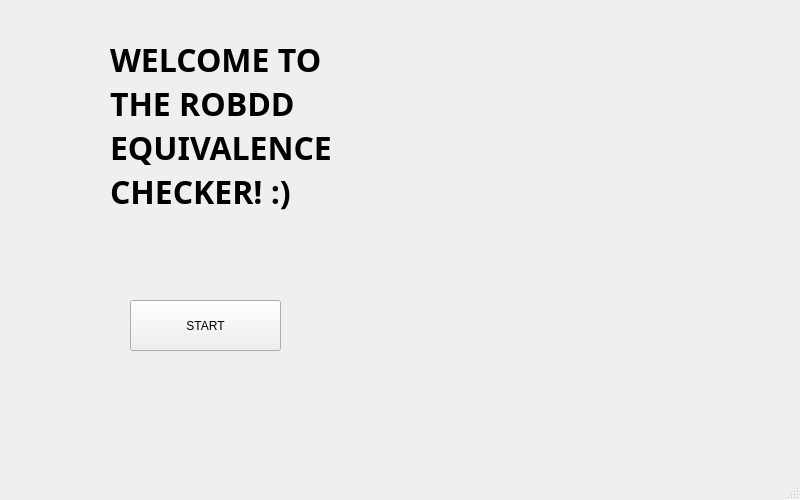
<?xml version="1.0" encoding="UTF-8"?>
<ui version="4.0">
 <class>MainWindow</class>
 <widget class="QMainWindow" name="MainWindow">
  <property name="geometry">
   <rect>
    <x>0</x>
    <y>0</y>
    <width>800</width>
    <height>500</height>
   </rect>
  </property>
  <property name="sizePolicy">
   <sizepolicy hsizetype="Fixed" vsizetype="Fixed">
    <horstretch>0</horstretch>
    <verstretch>0</verstretch>
   </sizepolicy>
  </property>
  <property name="minimumSize">
   <size>
    <width>800</width>
    <height>500</height>
   </size>
  </property>
  <property name="maximumSize">
   <size>
    <width>800</width>
    <height>500</height>
   </size>
  </property>
  <property name="windowTitle">
   <string>MainWindow</string>
  </property>
  <widget class="QWidget" name="centralwidget">
   <widget class="QLabel" name="label">
    <property name="geometry">
     <rect>
      <x>460</x>
      <y>20</y>
      <width>241</width>
      <height>361</height>
     </rect>
    </property>
    <property name="text">
     <string/>
    </property>
    <property name="pixmap">
     <pixmap resource="../resources.qrc">:/Images/Images/img.png</pixmap>
    </property>
    <property name="scaledContents">
     <bool>true</bool>
    </property>
   </widget>
   <widget class="QLabel" name="label_2">
    <property name="geometry">
     <rect>
      <x>110</x>
      <y>40</y>
      <width>261</width>
      <height>171</height>
     </rect>
    </property>
    <property name="font">
     <font>
      <family>Century Gothic</family>
      <pointsize>24</pointsize>
      <bold>true</bold>
     </font>
    </property>
    <property name="text">
     <string>WELCOME TO THE ROBDD EQUIVALENCE CHECKER! :)</string>
    </property>
    <property name="wordWrap">
     <bool>true</bool>
    </property>
   </widget>
   <widget class="QPushButton" name="pushButton">
    <property name="geometry">
     <rect>
      <x>130</x>
      <y>300</y>
      <width>151</width>
      <height>51</height>
     </rect>
    </property>
    <property name="text">
     <string>START</string>
    </property>
   </widget>
  </widget>
  <widget class="QMenuBar" name="menubar">
   <property name="geometry">
    <rect>
     <x>0</x>
     <y>0</y>
     <width>800</width>
     <height>33</height>
    </rect>
   </property>
  </widget>
  <widget class="QStatusBar" name="statusbar"/>
 </widget>
 <resources>
  <include location="../resources.qrc"/>
 </resources>
 <connections/>
</ui>
